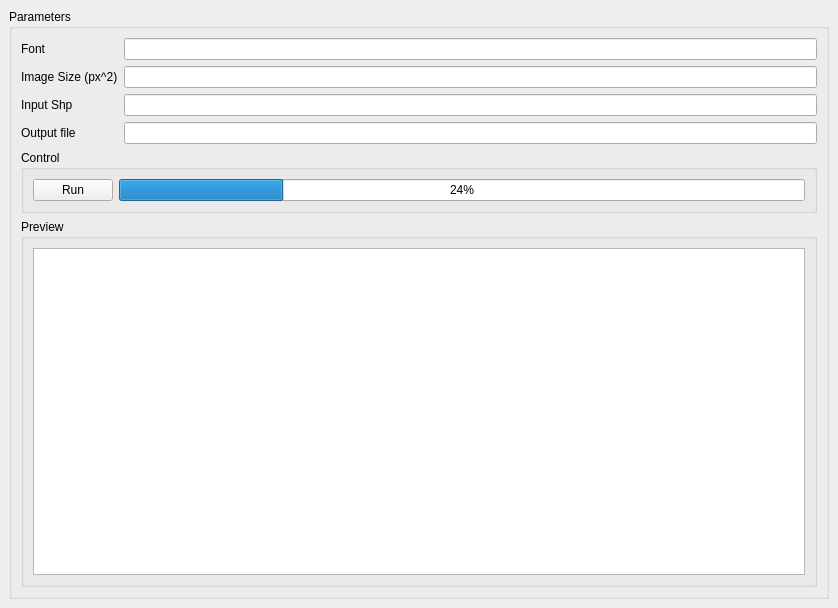
<?xml version="1.0" encoding="UTF-8"?>
<ui version="4.0">
 <class>cartogram_dock</class>
 <widget class="QDockWidget" name="cartogram_dock">
  <property name="geometry">
   <rect>
    <x>0</x>
    <y>0</y>
    <width>838</width>
    <height>608</height>
   </rect>
  </property>
  <property name="windowTitle">
   <string>Topic / Word Cartogram</string>
  </property>
  <widget class="QWidget" name="dockWidgetContents">
   <layout class="QVBoxLayout" name="verticalLayout_2">
    <item>
     <widget class="QGroupBox" name="verticalGroupBox">
      <property name="title">
       <string>Parameters</string>
      </property>
      <layout class="QVBoxLayout" name="verticalLayout">
       <item>
        <layout class="QFormLayout" name="formLayout">
         <item row="2" column="0">
          <widget class="QLabel" name="label">
           <property name="text">
            <string>Input Shp</string>
           </property>
          </widget>
         </item>
         <item row="1" column="0">
          <widget class="QLabel" name="label_2">
           <property name="text">
            <string>Image Size (px^2)</string>
           </property>
          </widget>
         </item>
         <item row="0" column="0">
          <widget class="QLabel" name="label_3">
           <property name="text">
            <string>Font</string>
           </property>
          </widget>
         </item>
         <item row="3" column="0">
          <widget class="QLabel" name="label_4">
           <property name="text">
            <string>Output file</string>
           </property>
          </widget>
         </item>
         <item row="0" column="1">
          <widget class="QLineEdit" name="font_lineEdit"/>
         </item>
         <item row="1" column="1">
          <widget class="QLineEdit" name="size_lineEdit"/>
         </item>
         <item row="2" column="1">
          <widget class="QLineEdit" name="shp_lineEdit"/>
         </item>
         <item row="3" column="1">
          <widget class="QLineEdit" name="output_lineEdit"/>
         </item>
        </layout>
       </item>
       <item>
        <widget class="QGroupBox" name="verticalGroupBox">
         <property name="title">
          <string>Control</string>
         </property>
         <layout class="QVBoxLayout" name="verticalLayout_5">
          <item>
           <layout class="QHBoxLayout" name="horizontalLayout">
            <item>
             <widget class="QPushButton" name="run_pushButton">
              <property name="text">
               <string>Run</string>
              </property>
             </widget>
            </item>
            <item>
             <widget class="QProgressBar" name="progressBar">
              <property name="value">
               <number>24</number>
              </property>
             </widget>
            </item>
           </layout>
          </item>
         </layout>
        </widget>
       </item>
       <item>
        <widget class="QGroupBox" name="verticalGroupBox_2">
         <property name="title">
          <string>Preview</string>
         </property>
         <layout class="QVBoxLayout" name="verticalLayout_6">
          <item>
           <widget class="QGraphicsView" name="preview_graphicsView"/>
          </item>
         </layout>
        </widget>
       </item>
      </layout>
     </widget>
    </item>
   </layout>
  </widget>
 </widget>
 <resources/>
 <connections/>
</ui>
